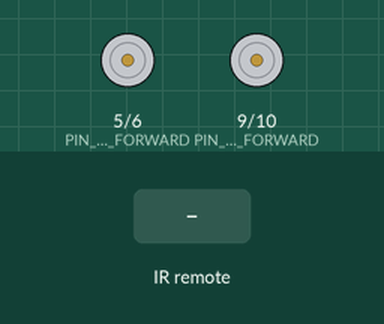
A sketch run on a simulated Arduino Uno, built with avr-gcc and run on an emulated ATmega328P. Shown: motor-driver pin pairs drawn as motors (green arrow = first pin HIGH = forward, orange = second pin HIGH = backward, longer = more drive). Inputs (shaded band) come from the test bench. What the sketch prints to the serial monitor is not drawn.

Above: at 1.2 s.
1.3 s: infrared code 0x18 received
At 1.8 s:
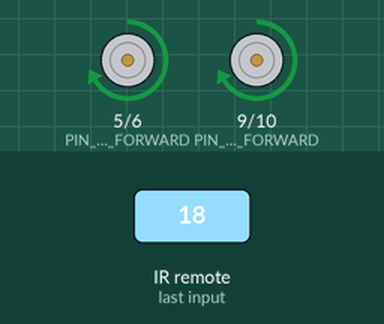
2.8 s: infrared code 0x52 received
At 4.0 s:
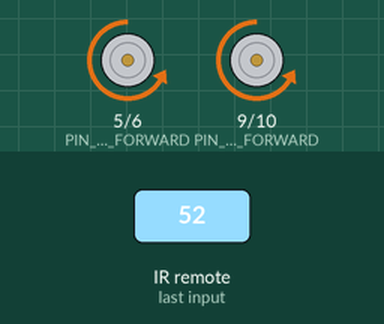
4.3 s: infrared code 0x5A received
At 5.3 s:
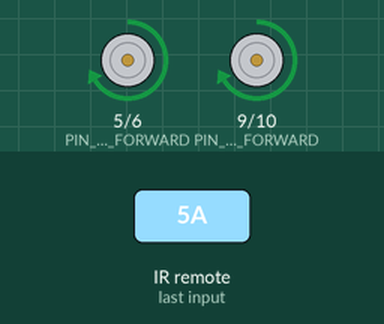
5.8 s: infrared code 0x08 received
At 6.4 s:
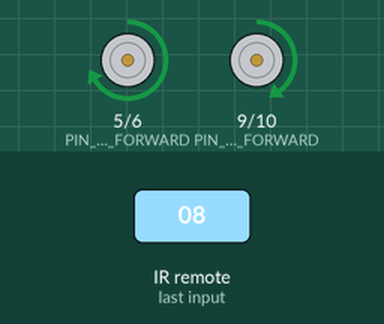
7.3 s: infrared code 0x47 received
At 8.5 s:
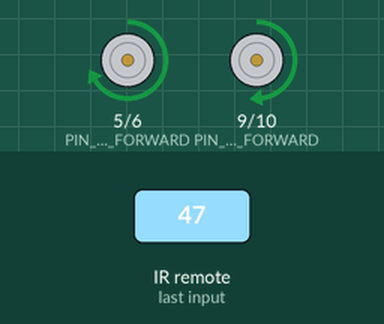
8.8 s: infrared code 0x1C received
At 9.9 s:
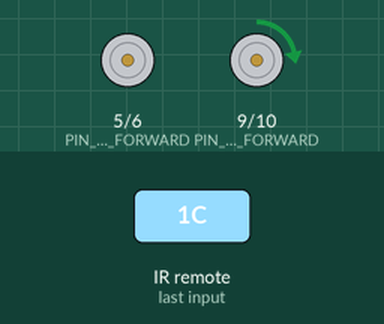
Timing chart, 0 to 11.3 s (numbered marks = the images above; inputs shaded):
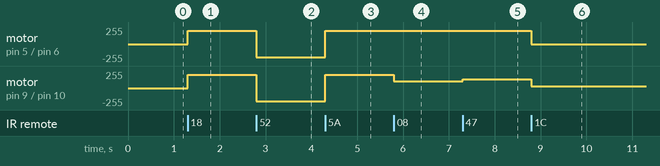

The sketch:

linetracer_remotecon.ino
```cpp
#include <IRremote.hpp>//IR 리모컨 라이브러리
#include <EEPROM.h>
#define PIN_IR_RECEIVE 2
#define PIN_MOTOR_LEFT_FORWARD 9
#define PIN_MOTOR_LEFT_BACKWARD 10
#define PIN_MOTOR_RIGHT_FORWARD 5
#define PIN_MOTOR_RIGHT_BACKWARD 6
int motorSpeedLeft = 0; // 255~255
int motorSpeedRight = 0; // 255~255
int calibrationLeft = 0;
int calibrationRight = 0;

void setup () {
  Serial.begin(115200);
  IrReceiver.begin (PIN_IR_RECEIVE , ENABLE_LED_FEEDBACK);
  pinMode(PIN_MOTOR_LEFT_FORWARD , OUTPUT);
  pinMode(PIN_MOTOR_LEFT_BACKWARD , OUTPUT);
  pinMode(PIN_MOTOR_RIGHT_FORWARD , OUTPUT);
  pinMode(PIN_MOTOR_RIGHT_BACKWARD , OUTPUT);
  analogWrite(PIN_MOTOR_LEFT_FORWARD , 0);
  analogWrite(PIN_MOTOR_LEFT_BACKWARD , 0);
  analogWrite(PIN_MOTOR_RIGHT_FORWARD , 0);
  analogWrite(PIN_MOTOR_RIGHT_BACKWARD , 0);
  Serial.print("calibrationLeft : ");
  Serial.print(EEPROM.read(0));
  Serial.print("calibrationRight : ");
  Serial.print(EEPROM.read(1));
}

void loop() {
  if (IrReceiver.decode () == true ) { // 리모컨으로부터 받은 신호가 있으면
    if (IrReceiver.decodedIRData.protocol == NEC) {
      if (IrReceiver.decodedIRData.command == 0x18 ) { // up
        motorSpeedLeft = 200;
        motorSpeedRight = 200;
      }
      else if (IrReceiver.decodedIRData.command == 0x52 ) { // down
        motorSpeedLeft = -200;
        motorSpeedRight = -200;
      }
      else if (IrReceiver.decodedIRData.command == 0x5A) { // right
        motorSpeedLeft = 200;
        motorSpeedRight = 100;
      }
      else if (IrReceiver.decodedIRData.command == 0x08) { // left
        motorSpeedLeft = 100;
        motorSpeedRight = 200;
      }
      else if (IrReceiver.decodedIRData.command == 0x1C) { // ok
        motorSpeedLeft = 0;
        motorSpeedRight = 0;
      }
      else if (IrReceiver.decodedIRData.command == 0x19) { // 0
        calibrationLeft = 0;
        calibrationRight = 0;
      }
      else if (IrReceiver.decodedIRData.command == 0x45) { // 1
        calibrationLeft = 10;
      }
      else if (IrReceiver.decodedIRData.command == 0x46) { // 2
        calibrationLeft = 20;
      }
      else if (IrReceiver.decodedIRData.command == 0x47) { // 3
        calibrationLeft = 30;
      }
      else if (IrReceiver.decodedIRData.command == 0x44) { // 4
        calibrationRight = 10;
      }
      else if (IrReceiver.decodedIRData.command == 0x40) { // 5
        calibrationRight = 20;
      }
      else if (IrReceiver.decodedIRData.command == 0x43) { // 6
        EEPROM.write(0, calibrationLeft);
        EEPROM.write(1, calibrationRight);
      }
    }
    IrReceiver.resume(); // 다음 신호 수신
  }
  if (motorSpeedLeft >= 0)
  {
    analogWrite(PIN_MOTOR_LEFT_FORWARD, (motorSpeedLeft +
                                         calibrationLeft));
    analogWrite(PIN_MOTOR_LEFT_BACKWARD, 0);
  }
  else
  {
    analogWrite(PIN_MOTOR_LEFT_FORWARD, 0);
    analogWrite(PIN_MOTOR_LEFT_BACKWARD, (motorSpeedLeft -
                                          calibrationLeft) * (-1));
  }
  if (motorSpeedRight >= 0)
  {
    analogWrite(PIN_MOTOR_RIGHT_FORWARD, (motorSpeedRight +
                                          calibrationRight));
    analogWrite(PIN_MOTOR_RIGHT_BACKWARD, 0);
  }
  else
  {
    analogWrite(PIN_MOTOR_RIGHT_FORWARD, 0);
    analogWrite(PIN_MOTOR_RIGHT_BACKWARD, (motorSpeedRight -
                                           calibrationRight) * (-1));
  }


}
```

Measured:
- after the input at 1.3 s, motor on pin 5 (PIN_MOTOR_RIGHT_FORWARD) / pin 6 (PIN_MOTOR_RIGHT_BACKWARD), motor on pin 9 (PIN_MOTOR_LEFT_FORWARD) / pin 10 (PIN_MOTOR_LEFT_BACKWARD): stopped → forward 200/255 at once
- after the input at 2.8 s, motor on pin 5 (PIN_MOTOR_RIGHT_FORWARD) / pin 6 (PIN_MOTOR_RIGHT_BACKWARD), motor on pin 9 (PIN_MOTOR_LEFT_FORWARD) / pin 10 (PIN_MOTOR_LEFT_BACKWARD): forward 200/255 → backward 200/255 at once
- after the input at 4.3 s, motor on pin 5 (PIN_MOTOR_RIGHT_FORWARD) / pin 6 (PIN_MOTOR_RIGHT_BACKWARD), motor on pin 9 (PIN_MOTOR_LEFT_FORWARD) / pin 10 (PIN_MOTOR_LEFT_BACKWARD): backward 200/255 → forward 200/255 at once
- after the input at 5.8 s, motor on pin 9 (PIN_MOTOR_LEFT_FORWARD) / pin 10 (PIN_MOTOR_LEFT_BACKWARD): forward 200/255 → forward 100/255 at once
- after the input at 7.3 s, motor on pin 9 (PIN_MOTOR_LEFT_FORWARD) / pin 10 (PIN_MOTOR_LEFT_BACKWARD): forward 100/255 → forward 130/255 at once
- after the input at 8.8 s, motor on pin 5 (PIN_MOTOR_RIGHT_FORWARD) / pin 6 (PIN_MOTOR_RIGHT_BACKWARD): forward 200/255 → stopped at once; motor on pin 9 (PIN_MOTOR_LEFT_FORWARD) / pin 10 (PIN_MOTOR_LEFT_BACKWARD): forward 130/255 → forward 30/255 at once
